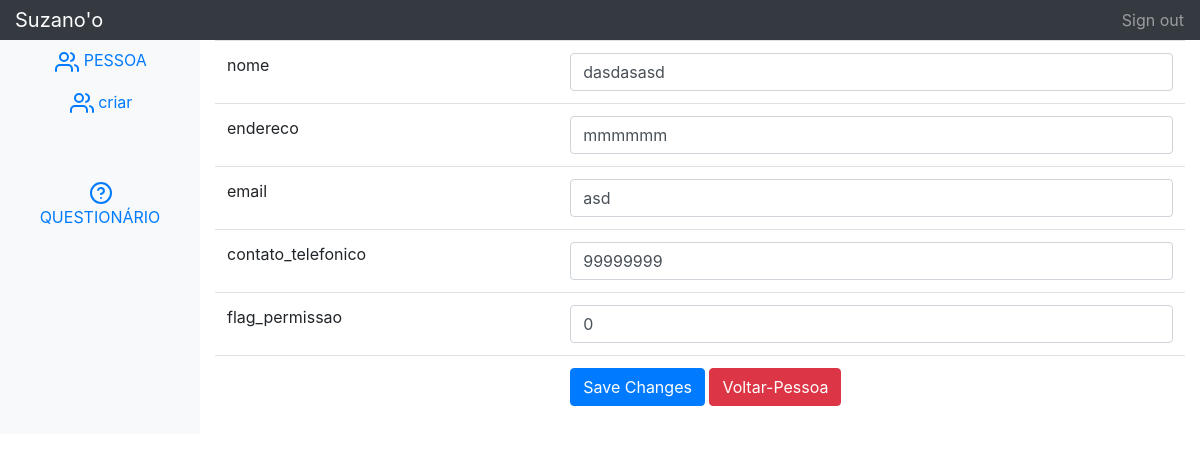
/pessoa_update.php?id=4, run on the app's committed database.
### tables this page shows
CREATE TABLE `usuario` (
  `id_usuario` int(11) NOT NULL,
  `nome` varchar(45) DEFAULT NULL,
  `password` varchar(45) DEFAULT NULL,
  `endereco` varchar(45) DEFAULT NULL,
  `email` varchar(45) DEFAULT NULL,
  `contato_telefonico` varchar(45) DEFAULT NULL,
  `flag_permissao` int(11) DEFAULT NULL COMMENT '0 = administrador\n1 = usuário normal'
);

### pessoa_update.php (the view, shortened to what this page needs)
<!DOCTYPE html>
 <html lang="en">
	<head>
			<link rel="stylesheet" href="https://stackpath.bootstrapcdn.com/bootstrap/4.1.1/css/bootstrap.min.css">
			<link rel="stylesheet" href="https://use.fontawesome.com/releases/v5.4.1/css/all.css">
	</head>
	<body>
		<nav class="navbar navbar-dark sticky-top bg-dark flex-md-nowrap p-0">
			<a class="navbar-brand col-sm-3 col-md-2 mr-0" href="index.php">Suzano'o</a>
			<ul class="navbar-nav px-3"><li class="nav-item text-nowrap"><a class="nav-link" href="index.php">Sign out</a></li></ul>
		</nav>
	<div class="container-fluid">
		<div class="row">
			<nav class="col-md-2 d-none d-md-block bg-light sidebar">
				<div class="sidebar-sticky">
					<ul class="nav flex-column">
						<li class="nav-item">
							<a class="nav-link" href="pessoa_index.php">
								<div style="text-align:center;">
									<svg class="feather"
									fill="none"	height="2"
									stroke-linecap="round"	stroke-linejoin="round"	stroke-width="2"	stroke="currentColor"
									viewBox="0 0 24 24"	width="2"
									xmlns="http://www.w3.org/2000/svg">
										<i data-feather="users"></i>
									</svg>PESSOA
								</div>
							</a>
							<a class="nav-link" href="pessoa_create.php">
								<div style="text-align:center;">
									<svg class="feather"
									fill="none"	height="2"
									stroke-linecap="round"	stroke-linejoin="round"	stroke-width="2"	stroke="currentColor"
									viewBox="0 0 24 24"	width="2"
									xmlns="http://www.w3.org/2000/svg">
										<i data-feather="users"></i>
									</svg>criar
								</div>
							</a>
							<br><br>
							<a class="nav-link" href="questionario_index.php">
								<div style="text-align:center;">
									<svg class="feather"
									fill="none"	height="2"
									stroke-linecap="round"	stroke-linejoin="round"	stroke-width="2"	stroke="currentColor"
									viewBox="0 0 24 24"	width="2"
									xmlns="http://www.w3.org/2000/svg">
										<i data-feather="help-circle"></i>
									</svg>QUESTIONÁRIO
								</div>
							</a>
						</li>
					</ul>
				</div>
			</nav>
			<nav class="col-md-10">
				<?php
				        $id_usuario=isset($_GET['id']) ? $_GET['id'] : die('ERROR: Record ID not found.');
				        include 'config/database.php';
					try{
				            $query = "	SELECT usu.id_usuario, usu.nome, usu.password, usu.endereco,
                            usu.email, usu.contato_telefonico, usu.flag_permissao
				            			FROM usuario usu
				            			WHERE usu.id_usuario = ?
				            			";
				            $stmt = $con->prepare( $query );
				            $stmt->bindParam(1, $id_usuario);
				            $stmt->execute();
				            $row = $stmt->fetch(PDO::FETCH_ASSOC);
							$nome = $row['nome'];
							$endereco = $row['endereco'];
							$email = $row['email'];
							$contato_telefonico = $row['contato_telefonico'];
							$flag_permissao = $row['flag_permissao'];
				        }
				        catch(PDOException $exception){
				            die('ERROR: ' . $exception->getMessage());
				        }
				        ?>
				        <form action="<?php echo htmlspecialchars($_SERVER["PHP_SELF"] . "?id={$id_usuario}");?>" method="post">
				            <table class='table'>
				                <tr>
				                    <td>nome</td>
				                    <td><input type='text' name='nome' value="<?php echo htmlspecialchars($nome, ENT_QUOTES);  ?>" class='form-control' /></td>
				                </tr>
				                <tr>
				                    <td>endereco</td>
				                    <td><input type='text' name='endereco' value="<?php echo htmlspecialchars($endereco, ENT_QUOTES);  ?>" class='form-control' /></td>
				                </tr>
				                <tr>
				                    <td>email</td>
				                    <td><input type='text' name='email' value="<?php echo htmlspecialchars($email, ENT_QUOTES);  ?>" class='form-control' /></td>
				                </tr>
				                <tr>
				                    <td>contato_telefonico</td>
				                    <td><input type='text' name='contato_telefonico' value="<?php echo htmlspecialchars($contato_telefonico, ENT_QUOTES);  ?>" class='form-control' /></td>
				                </tr>
				                <tr>
				                    <td>flag_permissao</td>
				                    <td><input type='text' name='flag_permissao' value="<?php echo htmlspecialchars($flag_permissao, ENT_QUOTES);  ?>" class='form-control' /></td>
				                </tr>
				                	<tr>
				                	<td></td>
				                	<td>
				                	<input type='submit' value='Save Changes' class='btn btn-primary' />
				                	<a href='cv_index.php' class='btn btn-danger'>Voltar-Pessoa</a>
				                	</td>
				                	</tr>
				                </table>
							</form>
						</nav>
					</div>
				</div>
</body>
</html>

### data on the page
usuario: nome "dasdasasd", endereco "mmmmmm", email "asd", contato_telefonico "99999999", flag_permissao "0"
